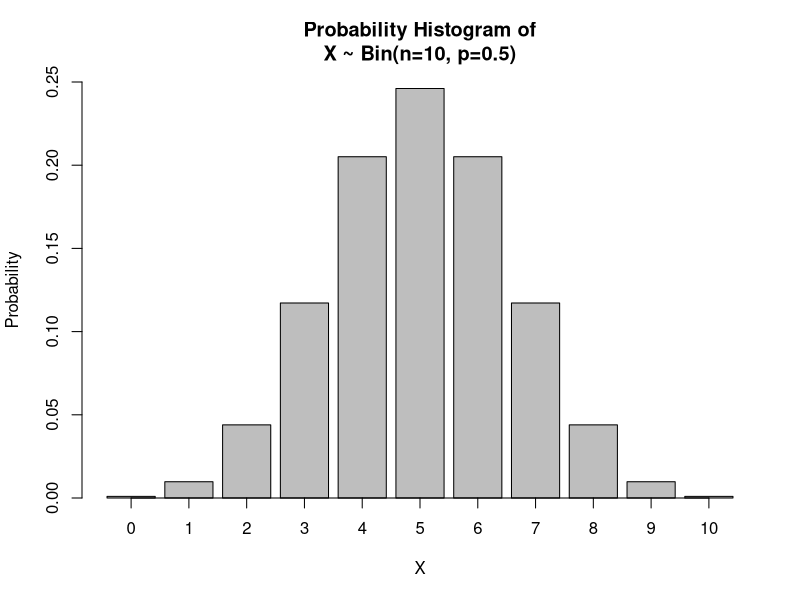
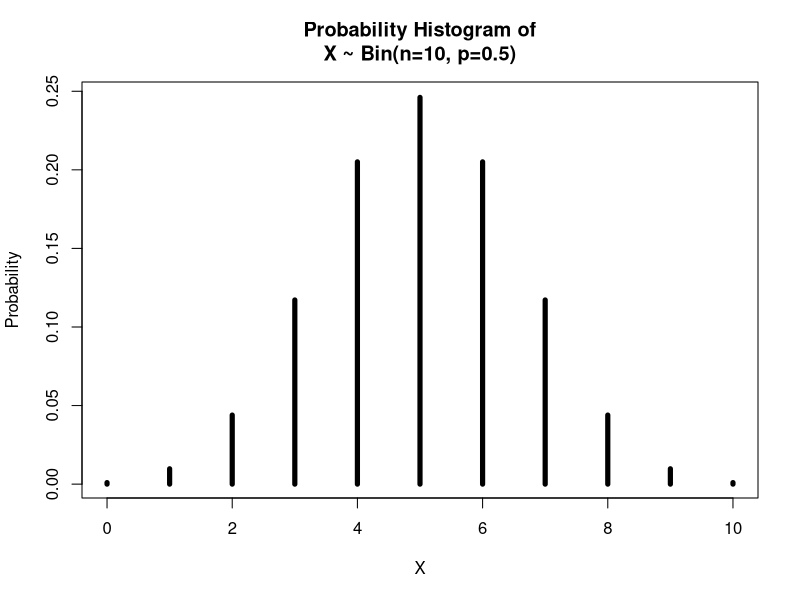

R code for these plots, in order:
# Probability Distributions n' Stuff

# X ~ Bin(n=10, p=0.5)
# P(X = 4)
dbinom(x = 4, size = 10, prob = 0.5)

# P(3 < X <= 7)
b.result <- dbinom(x = 4:7, size = 10, prob = 0.5)
b.result
sum(b.result)

# Create a probability histogram of X
barplot(dbinom(0:10, size=10, prob=0.5),
        names.arg = 0:10,
        ylim = c(0, 0.25),
        axis.lty = 1,
        main = "Probability Histogram of\nX ~ Bin(n=10, p=0.5)",
        xlab = "X",
        ylab = "Probability"
        )

plot(0:10, dbinom(0:10, size=10, prob=0.5),
     type = "h",
     lwd = 5,
     main = "Probability Histogram of\nX ~ Bin(n=10, p=0.5)",
     xlab = "X",
     ylab = "Probability")

# P(X <= 4)
pbinom(q = 4, size = 10, prob = 0.5, lower.tail = TRUE)

# P(X > 4)
1 - pbinom(q = 4, size = 10, prob = 0.5, lower.tail = TRUE)
pbinom(q = 4, size = 10, prob = 0.5, lower.tail = FALSE)
